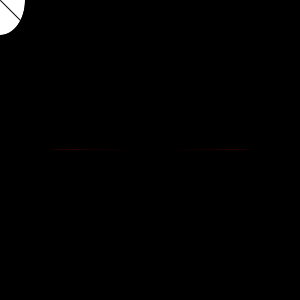
Frame 1 (no input)
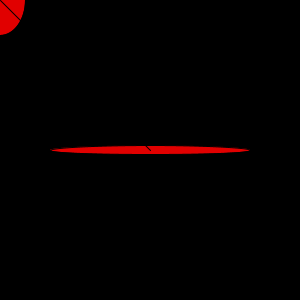
Frame 60 (the mouse pressed at the canvas centre just before this capture)
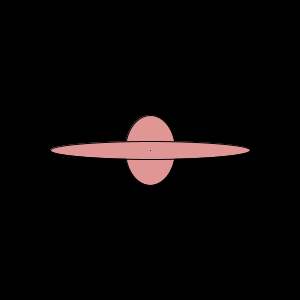
Frame 120 (the mouse held since frame 60 and released just before this capture)

The Processing sketch that drew these frames (run headless with seeded random() and noise(); from frame 60 on, the mouse is pressed at the canvas centre):

// Processing sketch: animation_notes
// ── animation_notes.pde
int x, y; //variable
void setup () {//setup stuff before the animation
  size (300, 300);
  x=0;
  y=0;
}

void draw () { //this stuff will loop over and over again, 60 frames per sec
  background (0); //without a background, the circle will be redrawn over and over again as it moves and will leave behind a tube, backgroudn covers old circles
  //fill (0); //don't forget, this fill will spill over to next redraw
  //circle (x, 150, 50); //x, y, diameter
  y=y+1; //changes variable;
  //if (x>300) { //if you want circle to go completely off screen, make this number bigger; x coordinate for center of circle
    //x=-50; //make this number less than 0 bc coordinates for circle is center
  //}
  //strokeWeight (mouseY);
  //background (mouseX, 255, mouseY); //as the pointer moves horizontally, the colour will change; mouseX will correspond to the x coordinate of pointer, and mouseY with the y coordinate
  ellipse (mouseX, mouseY, 50, 70); //xy coordinates of shape will follow your pointer
  fill (225, 0, 0);
  //ellipse (150, 150, mouseX, mouseY); //w and h will change as pointer moves
  fill (225, mouseY, mouseX);
  ellipse (150, 150, 200, y);
  if (y>50) {
    y=0;
  }
  
  line (150, 150, mouseX, mouseY);
}

//can also use variables to slowly change colour of things
